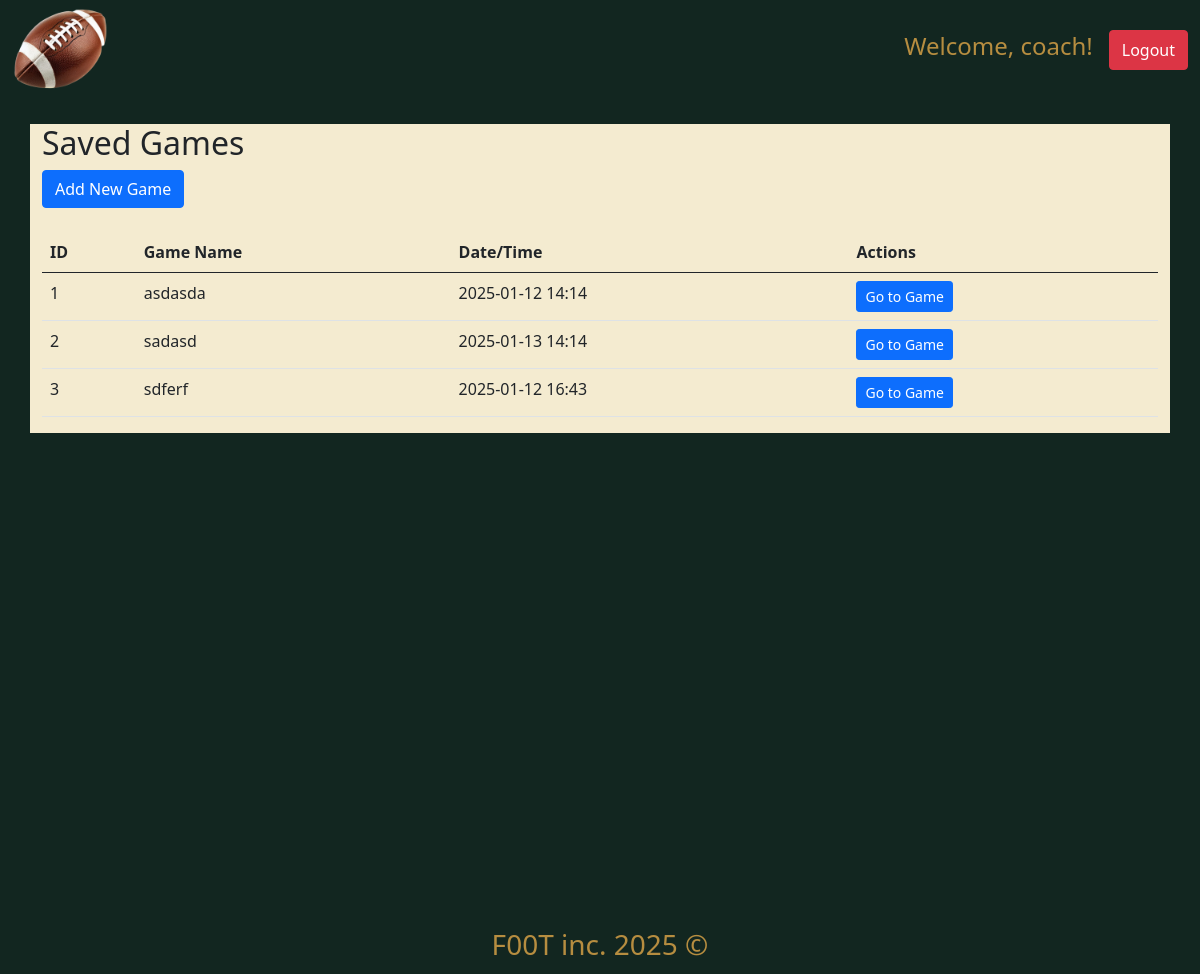
Page /game-options (signed in) on the committed database.
### models.py (models this page shows)
class Game(db.Model):
    id = db.Column(db.Integer, primary_key=True)
    game_name = db.Column(db.String(100), nullable=False)
    date = db.Column(db.DateTime, nullable=False)
    time = db.Column(db.String(20), nullable=False)
    drives = db.relationship('Drive', backref='game', lazy=True, cascade="all, delete-orphan")

### app.py (the view)
@app.route('/game-options')
def game_options():
    games = Game.query.all()
    return render_template('components/game_options.html', games=games)

### templates/components/game_options.html
{% extends "index.html" %} {% block title %}Game Options{% endblock %} {% block
content %}
<div class="row mb-4">
  <div class="col">
    <h2>Saved Games</h2>
    <a href="{{ url_for('add_game') }}" class="btn btn-primary">Add New Game</a>
  </div>
</div>
<div class="row">
  <div class="col">
    <table class="table">
      <thead>
        <tr>
          <th>ID</th>
          <th>Game Name</th>
          <th>Date/Time</th>
          <th>Actions</th>
        </tr>
      </thead>
      <tbody>
        {% for game in games %}
        <tr>
          <td>{{ game.id }}</td>
          <td>{{ game.game_name }}</td>
          <td>{{ game.date.strftime('%Y-%m-%d') }} {{ game.time }}</td>
          <td>
            <a
              href="{{ url_for('game_detail', game_id=game.id) }}"
              class="btn btn-sm btn-primary"
              >Go to Game</a
            >
          </td>
        </tr>
        {% endfor %}
      </tbody>
    </table>
  </div>
</div>
{% endblock %}

### rows in the picture
Game: id "1", game_name "asdasda", date "2025-01-12", time "14:14"
Game: id "2", game_name "sadasd", date "2025-01-13", time "14:14"
Game: id "3", game_name "sdferf", date "2025-01-12", time "16:43"

### other values in the picture
{{ session['username'] }} "coach"
